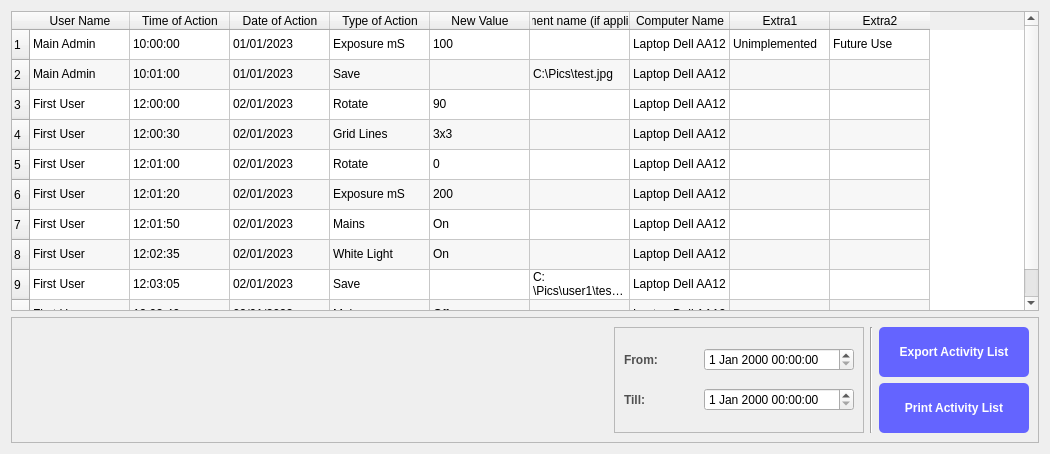
     <widget class="QWidget" name="tabActivity">
      <attribute name="title">
       <string>Audit Activity</string>
      </attribute>
      <layout class="QVBoxLayout" name="verticalLayout_7">
       <item>
        <widget class="QTableWidget" name="tableAdminPanel_LoginList_2">
         <property name="minimumSize">
          <size>
           <width>950</width>
           <height>300</height>
          </size>
         </property>
         <property name="maximumSize">
          <size>
           <width>16777215</width>
           <height>600</height>
          </size>
         </property>
         <property name="frameShape">
          <enum>QFrame::StyledPanel</enum>
         </property>
         <property name="frameShadow">
          <enum>QFrame::Sunken</enum>
         </property>
         <property name="lineWidth">
          <number>0</number>
         </property>
         <property name="midLineWidth">
          <number>3</number>
         </property>
         <property name="alternatingRowColors">
          <bool>true</bool>
         </property>
         <property name="sortingEnabled">
          <bool>true</bool>
         </property>
         <row>
          <property name="text">
           <string>1</string>
          </property>
         </row>
         <row>
          <property name="text">
           <string>2</string>
          </property>
         </row>
         <row>
          <property name="text">
           <string>3</string>
          </property>
         </row>
         <row>
          <property name="text">
           <string>4</string>
          </property>
         </row>
         <row>
          <property name="text">
           <string>5</string>
          </property>
         </row>
         <row>
          <property name="text">
           <string>6</string>
          </property>
         </row>
         <row>
          <property name="text">
           <string>7</string>
          </property>
         </row>
         <row>
          <property name="text">
           <string>8</string>
          </property>
         </row>
         <row>
          <property name="text">
           <string>9</string>
          </property>
         </row>
         <row>
          <property name="text">
           <string>10</string>
          </property>
         </row>
         <column>
          <property name="text">
           <string>User Name</string>
          </property>
         </column>
         <column>
          <property name="text">
           <string>Time of Action</string>
          </property>
         </column>
         <column>
          <property name="text">
           <string>Date of Action</string>
          </property>
         </column>
         <column>
          <property name="text">
           <string>Type of Action</string>
          </property>
         </column>
         <column>
          <property name="text">
           <string>New Value</string>
          </property>
         </column>
         <column>
          <property name="text">
           <string>Document name (if applicable)</string>
          </property>
         </column>
         <column>
          <property name="text">
           <string>Computer Name</string>
          </property>
         </column>
         <column>
          <property name="text">
           <string>Extra1</string>
          </property>
         </column>
         <column>
          <property name="text">
           <string>Extra2</string>
          </property>
         </column>
         <item row="0" column="0">
          <property name="text">
           <string>Main Admin</string>
          </property>
         </item>
         <item row="0" column="1">
          <property name="text">
           <string>10:00:00</string>
          </property>
         </item>
         <item row="0" column="2">
          <property name="text">
           <string>01/01/2023</string>
          </property>
         </item>
         <item row="0" column="3">
          <property name="text">
           <string>Exposure mS </string>
          </property>
         </item>
         <item row="0" column="4">
          <property name="text">
           <string>100</string>
          </property>
         </item>
         <item row="0" column="5">
          <property name="text">
           <string/>
          </property>
         </item>
         <item row="0" column="6">
          <property name="text">
           <string>Laptop Dell AA12</string>
          </property>
         </item>
         <item row="0" column="7">
          <property name="text">
           <string>Unimplemented</string>
          </property>
         </item>
         <item row="0" column="8">
          <property name="text">
           <string>Future Use</string>
          </property>
         </item>
         <item row="1" column="0">
          <property name="text">
           <string>Main Admin</string>
          </property>
         </item>
         <item row="1" column="1">
          <property name="text">
           <string>10:01:00</string>
          </property>
         </item>
         <item row="1" column="2">
          <property name="text">
           <string>01/01/2023</string>
          </property>
         </item>
         <item row="1" column="3">
          <property name="text">
           <string>Save</string>
          </property>
         </item>
         <item row="1" column="4">
          <property name="text">
           <string/>
          </property>
         </item>
         <item row="1" column="5">
          <property name="text">
           <string>C:\Pics\test.jpg</string>
          </property>
         </item>
         <item row="1" column="6">
          <property name="text">
           <string>Laptop Dell AA12</string>
          </property>
         </item>
         <item row="2" column="0">
          <property name="text">
           <string>First User</string>
          </property>
         </item>
         <item row="2" column="1">
          <property name="text">
           <string>12:00:00</string>
          </property>
         </item>
         <item row="2" column="2">
          <property name="text">
           <string>02/01/2023 </string>
          </property>
         </item>
         <item row="2" column="3">
          <property name="text">
           <string>Rotate</string>
          </property>
         </item>
         <item row="2" column="4">
          <property name="text">
           <string>90</string>
          </property>
         </item>
         <item row="2" column="5">
          <property name="text">
           <string/>
          </property>
         </item>
         <item row="2" column="6">
          <property name="text">
           <string>Laptop Dell AA12</string>
          </property>
         </item>
         <item row="3" column="0">
          <property name="text">
           <string>First User</string>
          </property>
         </item>
         <item row="3" column="1">
          <property name="text">
           <string>12:00:30</string>
          </property>
         </item>
         <item row="3" column="2">
          <property name="text">
           <string>02/01/2023 </string>
          </property>
         </item>
         <item row="3" column="3">
          <property name="text">
           <string>Grid Lines</string>
          </property>
         </item>
         <item row="3" column="4">
          <property name="text">
           <string>3x3</string>
          </property>
         </item>
         <item row="3" column="5">
          <property name="text">
           <string/>
          </property>
         </item>
         <item row="3" column="6">
          <property name="text">
           <string>Laptop Dell AA12</string>
          </property>
         </item>
         <item row="3" column="7">
          <property name="text">
           <string/>
          </property>
         </item>
         <item row="4" column="0">
          <property name="text">
           <string>First User</string>
          </property>
         </item>
         <item row="4" column="1">
          <property name="text">
           <string>12:01:00</string>
          </property>
         </item>
         <item row="4" column="2">
          <property name="text">
           <string>02/01/2023 </string>
          </property>
         </item>
         <item row="4" column="3">
          <property name="text">
           <string>Rotate</string>
          </property>
         </item>
         <item row="4" column="4">
          <property name="text">
           <string>0</string>
          </property>
         </item>
         <item row="4" column="5">
          <property name="text">
           <string/>
          </property>
         </item>
         <item row="4" column="6">
          <property name="text">
           <string>Laptop Dell AA12</string>
          </property>
         </item>
         <item row="5" column="0">
          <property name="text">
           <string>First User</string>
          </property>
         </item>
         <item row="5" column="1">
          <property name="text">
           <string>12:01:20</string>
          </property>
         </item>
         <item row="5" column="2">
          <property name="text">
           <string>02/01/2023 </string>
          </property>
         </item>
         <item row="5" column="3">
          <property name="text">
           <string>Exposure mS</string>
          </property>
         </item>
         <item row="5" column="4">
          <property name="text">
           <string>200</string>
          </property>
         </item>
         <item row="5" column="5">
          <property name="text">
           <string/>
          </property>
         </item>
         <item row="5" column="6">
          <property name="text">
           <string>Laptop Dell AA12</string>
          </property>
         </item>
         <item row="6" column="0">
          <property name="text">
           <string>First User</string>
          </property>
         </item>
         <item row="6" column="1">
          <property name="text">
           <string>12:01:50</string>
          </property>
         </item>
         <item row="6" column="2">
          <property name="text">
           <string>02/01/2023 </string>
          </property>
         </item>
         <item row="6" column="3">
          <property name="text">
           <string>Mains</string>
          </property>
         </item>
         <item row="6" column="4">
          <property name="text">
           <string>On</string>
          </property>
         </item>
         <item row="6" column="5">
          <property name="text">
           <string/>
          </property>
         </item>
         <item row="6" column="6">
          <property name="text">
           <string>Laptop Dell AA12</string>
          </property>
         </item>
         <item row="7" column="0">
          <property name="text">
           <string>First User</string>
          </property>
         </item>
         <item row="7" column="1">
          <property name="text">
           <string>12:02:35</string>
          </property>
         </item>
         <item row="7" column="2">
          <property name="text">
           <string>02/01/2023 </string>
          </property>
         </item>
         <item row="7" column="3">
          <property name="text">
           <string>White Light</string>
          </property>
         </item>
         <item row="7" column="4">
          <property name="text">
           <string>On</string>
          </property>
         </item>
         <item row="7" column="5">
          <property name="text">
           <string/>
          </property>
         </item>
         <item row="7" column="6">
          <property name="text">
           <string>Laptop Dell AA12</string>
          </property>
         </item>
         <item row="8" column="0">
          <property name="text">
           <string>First User</string>
          </property>
         </item>
         <item row="8" column="1">
          <property name="text">
           <string>12:03:05</string>
          </property>
         </item>
         <item row="8" column="2">
          <property name="text">
           <string>02/01/2023 </string>
          </property>
         </item>
         <item row="8" column="3">
          <property name="text">
           <string>Save</string>
          </property>
         </item>
         <item row="8" column="5">
          <property name="text">
           <string>C:\Pics\user1\test2.jpg</string>
          </property>
         </item>
         <item row="8" column="6">
          <property name="text">
           <string>Laptop Dell AA12</string>
          </property>
         </item>
         <item row="9" column="0">
          <property name="text">
           <string>First User</string>
          </property>
         </item>
         <item row="9" column="1">
          <property name="text">
           <string>12:03:40</string>
          </property>
         </item>
         <item row="9" column="2">
          <property name="text">
           <string>02/01/2023 </string>
          </property>
         </item>
         <item row="9" column="3">
          <property name="text">
           <string>Mains</string>
          </property>
         </item>
         <item row="9" column="4">
          <property name="text">
           <string>Off</string>
          </property>
         </item>
         <item row="9" column="5">
          <property name="text">
           <string/>
          </property>
         </item>
         <item row="9" column="6">
          <property name="text">
           <string>Laptop Dell AA12</string>
          </property>
         </item>
        </widget>
       </item>
       <item>
        <widget class="QFrame" name="frame_3">
         <property name="frameShape">
          <enum>QFrame::StyledPanel</enum>
         </property>
         <property name="frameShadow">
          <enum>QFrame::Raised</enum>
         </property>
         <layout class="QHBoxLayout" name="horizontalLayout_10">
          <item>
           <spacer name="horizontalSpacer_9">
            <property name="orientation">
             <enum>Qt::Horizontal</enum>
            </property>
            <property name="sizeHint" stdset="0">
             <size>
              <width>593</width>
              <height>20</height>
             </size>
            </property>
           </spacer>
          </item>
          <item>
           <widget class="QFrame" name="frame_4">
            <property name="minimumSize">
             <size>
              <width>250</width>
              <height>0</height>
             </size>
            </property>
            <property name="maximumSize">
             <size>
              <width>250</width>
              <height>16777215</height>
             </size>
            </property>
            <property name="frameShape">
             <enum>QFrame::StyledPanel</enum>
            </property>
            <property name="frameShadow">
             <enum>QFrame::Raised</enum>
            </property>
            <layout class="QVBoxLayout" name="verticalLayout_11">
             <item>
              <layout class="QHBoxLayout" name="horizontalLayout_8">
               <item>
                <widget class="QLabel" name="label_6">
                 <property name="styleSheet">
                  <string notr="true">QLabel{	
color:rgb(80, 80, 80);
font: 9pt &quot;Segoe UI&quot;;
font: bold;
}</string>
                 </property>
                 <property name="text">
                  <string>From:</string>
                 </property>
                </widget>
               </item>
               <item>
                <spacer name="horizontalSpacer_7">
                 <property name="orientation">
                  <enum>Qt::Horizontal</enum>
                 </property>
                 <property name="sizeHint" stdset="0">
                  <size>
                   <width>28</width>
                   <height>20</height>
                  </size>
                 </property>
                </spacer>
               </item>
               <item>
                <widget class="QDateTimeEdit" name="dateTimeAdminPanel_ActivityFrom">
                 <property name="minimumSize">
                  <size>
                   <width>150</width>
                   <height>0</height>
                  </size>
                 </property>
                 <property name="maximumSize">
                  <size>
                   <width>150</width>
                   <height>16777215</height>
                  </size>
                 </property>
                </widget>
               </item>
              </layout>
             </item>
             <item>
              <layout class="QHBoxLayout" name="horizontalLayout_9">
               <item>
                <widget class="QLabel" name="label_7">
                 <property name="styleSheet">
                  <string notr="true">QLabel{	
color:rgb(80, 80, 80);
font: 9pt &quot;Segoe UI&quot;;
font: bold;
}</string>
                 </property>
                 <property name="text">
                  <string>Till:</string>
                 </property>
                </widget>
               </item>
               <item>
                <spacer name="horizontalSpacer_8">
                 <property name="orientation">
                  <enum>Qt::Horizontal</enum>
                 </property>
                 <property name="sizeHint" stdset="0">
                  <size>
                   <width>28</width>
                   <height>20</height>
                  </size>
                 </property>
                </spacer>
               </item>
               <item>
                <widget class="QDateTimeEdit" name="dateTimeAdminPanel_ActivityTill">
                 <property name="minimumSize">
                  <size>
                   <width>150</width>
                   <height>0</height>
                  </size>
                 </property>
                 <property name="maximumSize">
                  <size>
                   <width>150</width>
                   <height>16777215</height>
                  </size>
                 </property>
                </widget>
               </item>
              </layout>
             </item>
            </layout>
           </widget>
          </item>
          <item>
           <widget class="Line" name="line_2">
            <property name="orientation">
             <enum>Qt::Vertical</enum>
            </property>
           </widget>
          </item>
          <item>
           <layout class="QVBoxLayout" name="verticalLayout_10">
            <item>
             <widget class="QPushButton" name="buttonAdminPanel_ExportLoginList_2">
              <property name="minimumSize">
               <size>
                <width>150</width>
                <height>50</height>
               </size>
              </property>
              <property name="maximumSize">
               <size>
                <width>16777215</width>
                <height>50</height>
               </size>
              </property>
              <property name="styleSheet">
               <string notr="true">QPushButton{	
background-color : rgb(100, 100, 255);
color:rgb(255, 255, 255);
font: 11pt &quot;Segoe UI&quot;;
font: bold;
border-radius: 5px;}

QPushButton::pressed{background-color :rgb(50, 50,50);}</string>
              </property>
              <property name="text">
               <string>Export Activity List</string>
              </property>
             </widget>
            </item>
            <item>
             <widget class="QPushButton" name="buttonAdminPanel_PrintLoginList_2">
              <property name="minimumSize">
               <size>
                <width>150</width>
                <height>50</height>
               </size>
              </property>
              <property name="maximumSize">
               <size>
                <width>16777215</width>
                <height>50</height>
               </size>
              </property>
              <property name="styleSheet">
               <string notr="true">QPushButton{	
background-color : rgb(100, 100, 255);
color:rgb(255, 255, 255);
font: 11pt &quot;Segoe UI&quot;;
font: bold;
border-radius: 5px;}

QPushButton::pressed{background-color :rgb(50, 50,50);}</string>
              </property>
              <property name="text">
               <string>Print Activity List</string>
              </property>
             </widget>
            </item>
           </layout>
          </item>
         </layout>
        </widget>
       </item>
      </layout>
     </widget>
